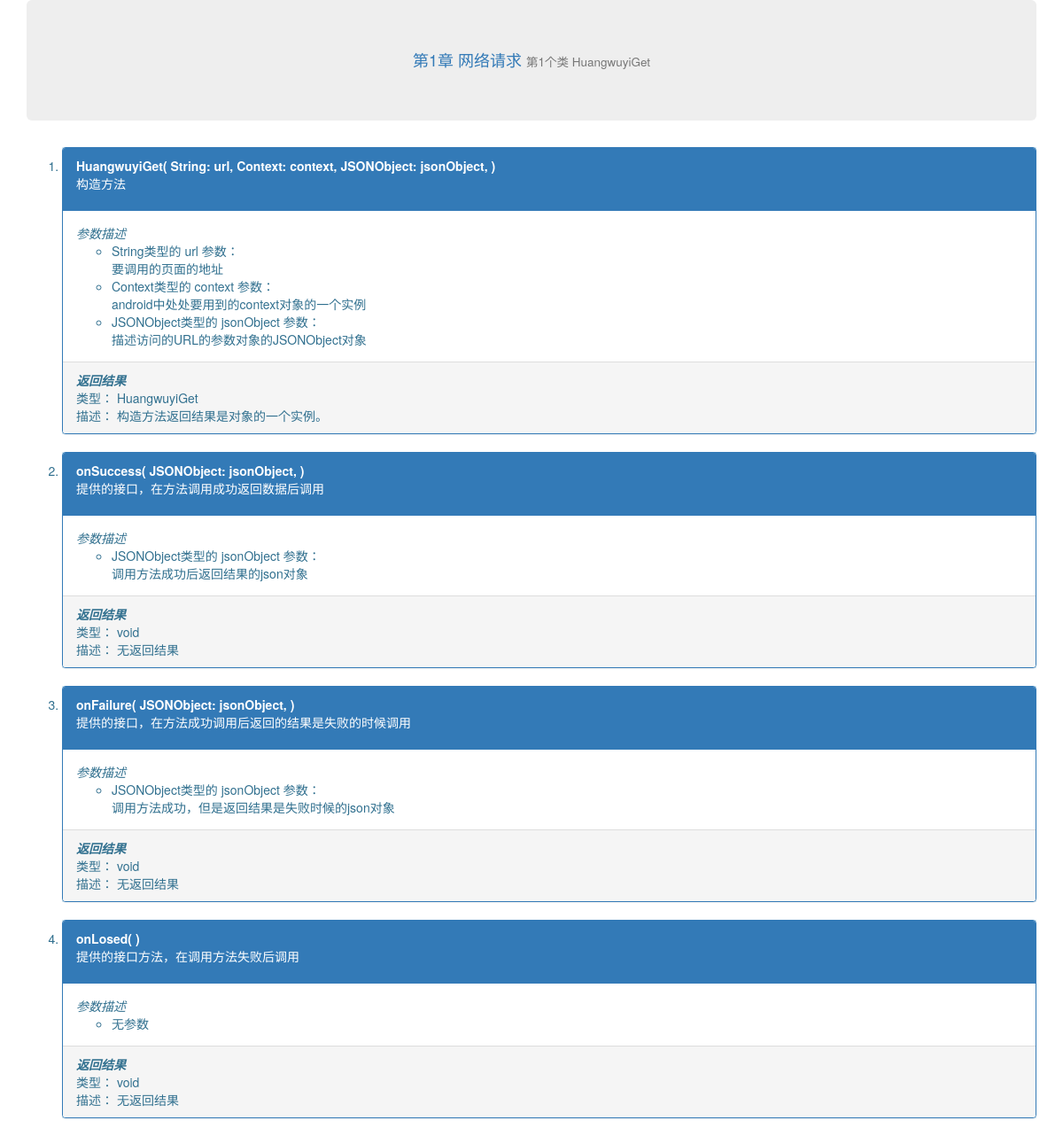
The app's page /androidUtil/chapter/1/1/ with its own data.
### helloAndroidUtil/models.py (models this page shows, shortened)
class Chapter(models.Model):
    chapter_name = models.CharField(max_length=200)
    chapter_lsno = models.IntegerField()
    chapter_descripe = models.TextField()

class ChapterItem(models.Model):
    item_name = models.CharField(max_length=200)
    item_descripe = models.TextField()
    item_lsno = models.IntegerField()
    chapter = models.ForeignKey(Chapter, on_delete=models.CASCADE)

class ItemMethod(models.Model):
    method_name = models.CharField(max_length=200)
    method_descripe = models.TextField()
    method_lsno = models.IntegerField()
    method_type = models.CharField(max_length=50)
    chapter_item = models.ForeignKey(ChapterItem, on_delete=models.CASCADE)

class MethodParameter(models.Model):
    parameter_lsno = models.IntegerField()
    parameter_type = models.CharField(max_length=200)
    parameter_name = models.CharField(max_length=200)
    parameter_descripe = models.TextField()
    itemMethod = models.ForeignKey(ItemMethod, on_delete=models.CASCADE)

class MethodResult(models.Model):
    result_lsno = models.IntegerField()
    result_type = models.CharField(max_length=200)
    result_descripe = models.TextField()
    item_method = models.ForeignKey(ItemMethod, on_delete=models.CASCADE)

### helloAndroidUtil/views.py (the view)
# urls.py: path("chapter/<int:chapter_lsno>/<int:item_lsno>/", views.chapter_item_method),
def chapter_item_method(request, chapter_lsno, item_lsno):
    chapter = Chapter.objects.get(chapter_lsno=chapter_lsno)
    chapter_item = ChapterItem.objects.get(id=item_lsno)
    item_method_list = ItemMethod.objects.filter(chapter_item=chapter_item)
    for item_method in item_method_list:
        item_method.parameters = MethodParameter.objects.filter(itemMethod_id=item_method.id)
        try:
            item_method.method_result = MethodResult.objects.get(item_method_id=item_method.id)
        except:
            item_method.method_result = {"result_type": "尚未维护", "result_descripe": "尚未维护"}
    return render(request, "helloAndroidUtil/chapter_item_detail.html", {"chapter_item": chapter_item, \
                                                                         "item_method_list": item_method_list, \
                                                                         "chapter": chapter})

### helloAndroidUtil/templates/helloAndroidUtil/chapter_item_detail.html (shortened to what this page needs)
<!DOCTYPE html>
<html lang="en">
<head>
    {% load static %}
    <link rel="stylesheet" type="text/css" href="{% static 'helloAndroidUtil/bootstrap.css' %}">
</head>
<body>
<div class="container">
    <div class="jumbotron">
        {% if chapter %}
        <h4 class="text-center"><a href="/androidUtil/chapter/{{chapter.chapter_lsno}}">第{{ chapter.chapter_lsno }}章
            {{ chapter.chapter_name}}</a>
            {% endif %}
            {% if chapter_item %}
            <small>第{{ chapter_item.item_lsno }}个类 {{ chapter_item.item_name }}</small>
            {% endif %}
        </h4>
    </div>
    <ol>
        {% if item_method_list %}
        {% for item_method in item_method_list %}
        <li class="text-info bg-info">
            <div class="panel panel-primary">
                <div class="panel-heading">
                    <strong>{{ item_method.method_name }}(
                        {% for parameter in item_method.parameters %}
                        {{ parameter.parameter_type }}: {{ parameter.parameter_name}},
                        {% endfor %}
                        )</strong>
                    <p> {{ item_method.method_descripe }} </p>
                </div>
                <div class="panel-body">
                    <div class=""><em class="">参数描述</em></div>
                    <ul class="">
                        {% if item_method.parameters %}
                        {% for parameter in item_method.parameters %}
                        <li>
                            {{ parameter.parameter_type }}类型的 {{ parameter.parameter_name}} 参数：<br/>
                            {{ parameter.parameter_descripe }}
                        </li>
                        {% endfor %}
                        {% else %}
                        <li>无参数</li>
                        {% endif %}
                    </ul>
                </div>
                <div class="panel-footer bg-info">
                    <div class=""><em class=""><strong>返回结果</strong></em></div>
                    {% if item_method.method_result %}
                    <div class=" text-header">
                        类型： {{ item_method.method_result.result_type }}
                    </div>
                    <div class=" ">
                        描述： {{ item_method.method_result.result_descripe }}
                    </div>
                    {% endif %}
                </div>
            </div>
        </li>
        {% endfor %}
        {% endif %}
    </ol>
</div>
</body>
</html>

### records on screen
Chapter: chapter_lsno "1", chapter_name "网络请求"
ChapterItem: item_lsno "1", item_name "HuangwuyiGet"
ItemMethod: method_name "HuangwuyiGet", method_descripe "构造方法", method_result.result_type "HuangwuyiGet", method_result.result_descripe "构造方法返回结果是对象的一个实例。"
MethodParameter: parameter_type "String", parameter_name "url", parameter_descripe "要调用的页面的地址"
MethodParameter: parameter_type "Context", parameter_name "context", parameter_descripe "android中处处要用到的context对象的一个实例"
MethodParameter: parameter_type "JSONObject", parameter_name "jsonObject", parameter_descripe "描述访问的URL的参数对象的JSONObject对象"
ItemMethod: method_name "onSuccess", method_descripe "提供的接口，在方法调用成功返回数据后调用", method_result.result_type "void", method_result.result_descripe "无返回结果"
MethodParameter: parameter_type "JSONObject", parameter_name "jsonObject", parameter_descripe "调用方法成功后返回结果的json对象"
ItemMethod: method_name "onFailure", method_descripe "提供的接口，在方法成功调用后返回的结果是失败的时候调用", method_result.result_type "void", method_result.result_descripe "无返回结果"
MethodParameter: parameter_type "JSONObject", parameter_name "jsonObject", parameter_descripe "调用方法成功，但是返回结果是失败时候的json对象"
ItemMethod: method_name "onLosed", method_descripe "提供的接口方法，在调用方法失败后调用", shows "无参数", method_result.result_type "void", method_result.result_descripe "无返回结果"
